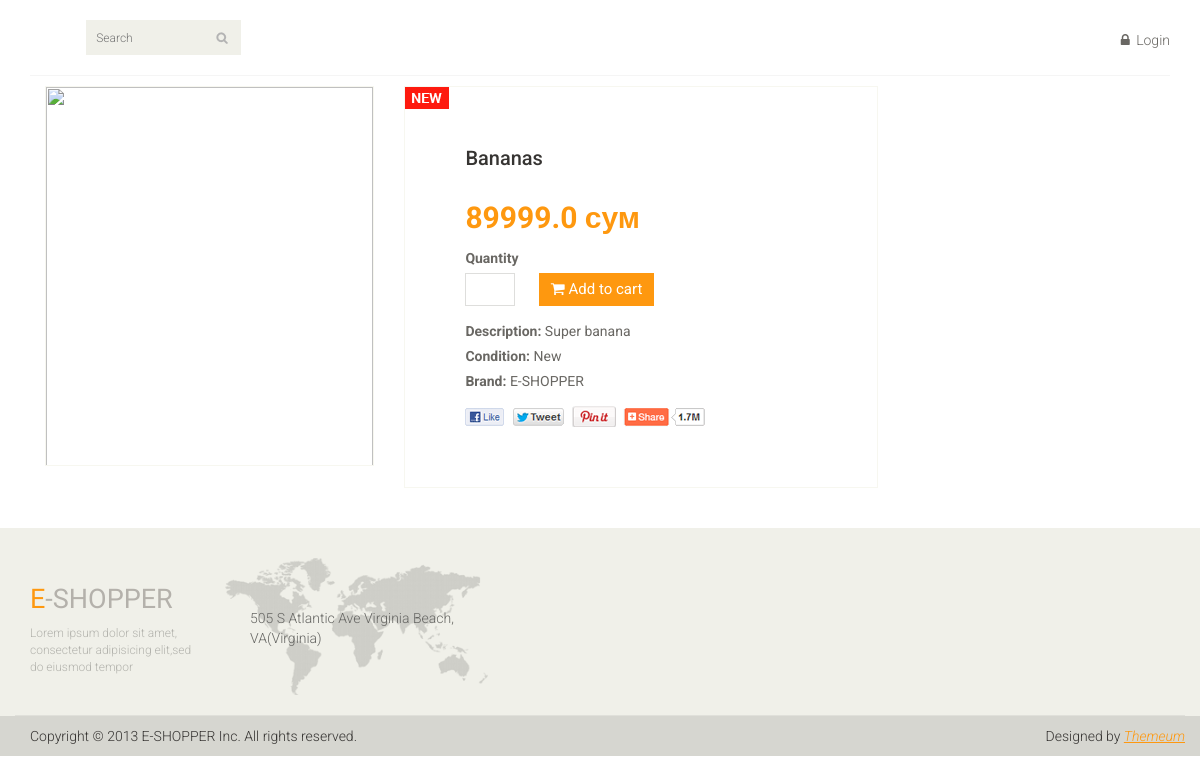
The page /1 on the database its author committed.
### index/models.py (models this page shows, shortened)
class Product(models.Model):
    product_name = models.CharField(max_length=880)
    product_description = models.TextField()
    product_price = models.FloatField()
    product_photo = models.ImageField()
    product_quantity = models.IntegerField(blank=True, null=True)
    product_date = models.DateTimeField(auto_now_add=True)
    product_category = models.ForeignKey(Category, on_delete=models.CASCADE, null=True, blank=True)

### index/views.py (the view)
# urls.py: path('<int:pk>', views.get_full_product),
def get_full_product(request, pk):
    product = Product.objects.get(id=pk)
    if request.method == 'POST':
        Cart.objects.create(user_id=request.user.id, user_product=product,
                            user_product_quantity=request.POST.get('product_quantity'))
        return redirect('/')
    return render(request, 'about_product.html', {'product': product})

### index/templates/about_product.html (shortened to what this page needs)
{% extends 'index.html' %}
{% load static %}
{% block content %}
<section>
    <div class="container">
        <div class="row">
            <div class="col-sm-9 padding-right">
            <div class="product-details">
                <div class="col-sm-5">
                    <div class="view-product">
                        <img src="/{{ product.product_image }}" alt="" />
                    </div>
                </div>
                <div class="col-sm-7">
                    <div class="product-information">
                        <img src="{% static 'images/product-details/new.jpg' %}" class="newarrival" alt="" />
                        <h2>{{ product.product_name }}</h2>
                        <span>
                            <span>{{ product.product_price }} сум</span><br>
                            <label>Quantity</label><br>
                            <form method="POST">
                                <input type="number" name="counter" />
                                <button type="submit" class="btn btn-fefault cart">
                                    <i class="fa fa-shopping-cart"></i>
                                          Add to cart
                                </button>
                            </form>
                        </span>
                        <p><b>Description:</b> {{ product.product_description }}</p>
                        <p><b>Condition:</b> New</p>
                        <p><b>Brand:</b> E-SHOPPER</p>
                        <a href=""><img src="images/product-details/share.png" class="share img-responsive"  alt="" /></a>
                    </div>
                </div>
            </div>
        </div>
        </div>
    </div>
</section>
{% endblock content %}

### index/static/css/main.css (style rules this page uses)
body { font-family: 'Roboto', sans-serif; background:; position: relative; font-weight:400px; }
a { -webkit-transition: 300ms; -moz-transition: 300ms; -o-transition: 300ms; transition: 300ms; }
h1, h2, h3, h4, h5, h6 { font-family: 'Roboto', sans-serif; }
.padding-right { padding-right: 0; }
.product-details { overflow:hidden; }
.product-details { margin-bottom: 40px; overflow: hidden; margin-top: 10px; }
.view-product { position: relative; }
.view-product img { border: 1px solid #F7F7F0; height: 380px; width: 100%; }
.product-information { border: 1px solid #F7F7F0; overflow: hidden; padding-bottom: 60px; padding-left: 60px; padding-top: 60px; position: relative; }
.newarrival { position:absolute; top:0; left:0 }
.product-information h2 { color: #363432; font-family: 'Roboto', sans-serif; font-size: 20px; margin-top: 0; }
.product-information p { color: #696763; font-family: 'Roboto', sans-serif; margin-bottom: 5px; }
.product-information span { display: inline-block; margin-bottom: 8px; margin-top: 18px; }
.product-information span span { color: #FE980F; float: left; font-family: 'Roboto', sans-serif; font-size: 30px; font-weight: 700; margin-right: 20px; margin-top: 0px; }
.product-information span input { border: 1px solid #DEDEDC; color: #696763; font-family: 'Roboto', sans-serif; font-size: 20px; font-weight: 700; height: 33px; outline: medium none; text-align: center; width: 50px; }
.product-information span label { color: #696763; font-family: 'Roboto', sans-serif; font-weight: 700; margin-bottom: 5px; }
.share { margin-top: 15px; }
.cart { background: #FE980F; border: 0 none; border-radius: 0; color: #FFFFFF; font-family: 'Roboto', sans-serif; font-size: 15px; margin-bottom: 7px; margin-left: 20px; }

### rows shown on the page
Product: product_name "Bananas", product_price "89999.0", product_description "Super banana"
